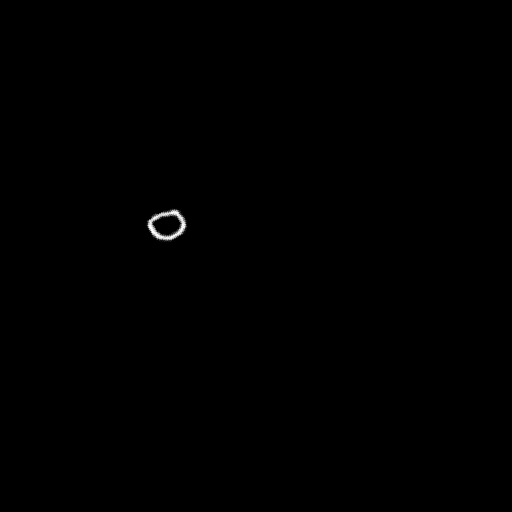
#> input picture datasets/test/0.png, 512 x 512 px
$ python -i generate_dataset.py   (imports and definitions only)
#> lines starting #> are read from the running program, lines starting #| are printed output that depends on the picture; after the words box and inside, x2 and y2 are one past the last pixel; in counts of white or black regions, pixels touching at a corner belong together
#> further down, picture is the input picture: PIL image 512x512 RGB; min 0, max 254, mean 0.4
'''
Imported from https://github.com/tylerhutcherson/synthetic-images
'''

import argparse
import json
import os
import random
from pathlib import Path

import numpy
import numpy as np
from PIL import Image, ImageEnhance
# Entrypoint Args
from cv2 import cv2

parser = argparse.ArgumentParser(description='Create synthetic training data for object detection algorithms.')
# [8 lines not run here, left out]

# Prepare data creation pipeline
# [1 line that did not run here, left out]
# [1 line that did not run here, left out]
# [1 line that did not run here, left out]
# [1 line that did not run here, left out]


# Helper functions
# [54 lines left out: functions get_obj_positions, get_box, intersects, get_group_obj_positions, not called in this run]


def mutate_image(img):
    # resize image for random value
    resize_rate = random.randint(1, 4)
    img = img.resize([int(img.width * resize_rate), int(img.height * resize_rate)], Image.BILINEAR)

    # rotate image for random andle and generate exclusion mask
    rotate_angle = random.randint(0, 360)
    mask = Image.new('L', img.size, 255)
#> mask: PIL image 2048x2048 L; every value is 255
    img = img.rotate(rotate_angle, expand=True)
#> img: PIL image 2854x2854 RGB
    mask = mask.rotate(rotate_angle, expand=True)
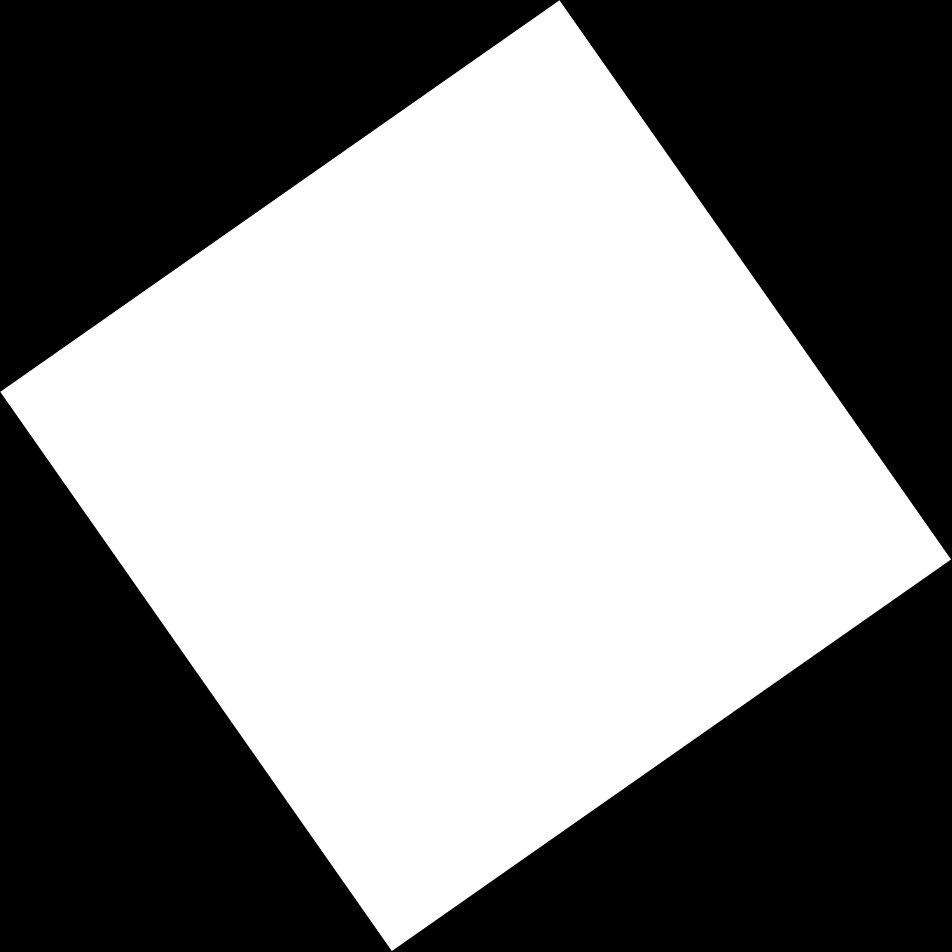
#> mask: PIL image 2854x2854 L (shown at 1/3 size); 51.5% white; 1 black region, box (x1, y1, x2, y2) and area: (0, 0, 2854, 2854) 3951025

    # perform some enhancements on image
    enhancers = [ImageEnhance.Brightness, ImageEnhance.Color, ImageEnhance.Contrast, ImageEnhance.Sharpness]
    enhancers_count = random.randint(0, 3)
    for i in range(0, enhancers_count):
        enhancer = random.choice(enhancers)
        enhancers.remove(enhancer)
        img = enhancer(img).enhance(random.uniform(0.5, 1.5))
#> after the loop, enhancers = 4 items

    return img, mask


# [123 lines left out: function generate, not called in this run]


# [3 lines not run here, left out]

>>> from PIL import Image
>>> picture = Image.open('../datasets/test/0.png')
>>> result = mutate_image(picture)

$ run again, on datasets/train/1073.png
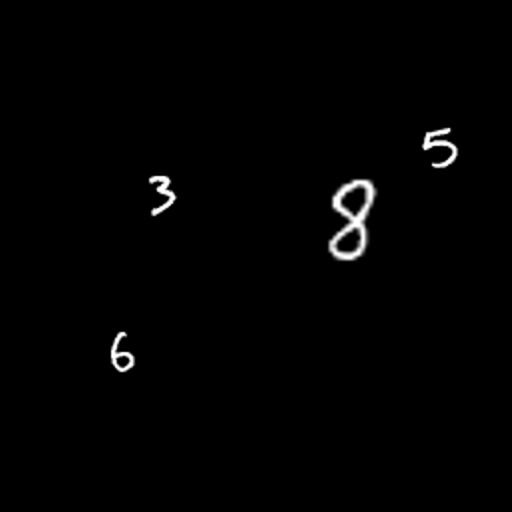
#> input picture datasets/train/1073.png, 512 x 512 px
#> picture is the input picture: PIL image 512x512 RGB; min 0, max 255, mean 2.6
#> in mutate_image, `img = img.rotate(rotate_angle, expand=True)`:
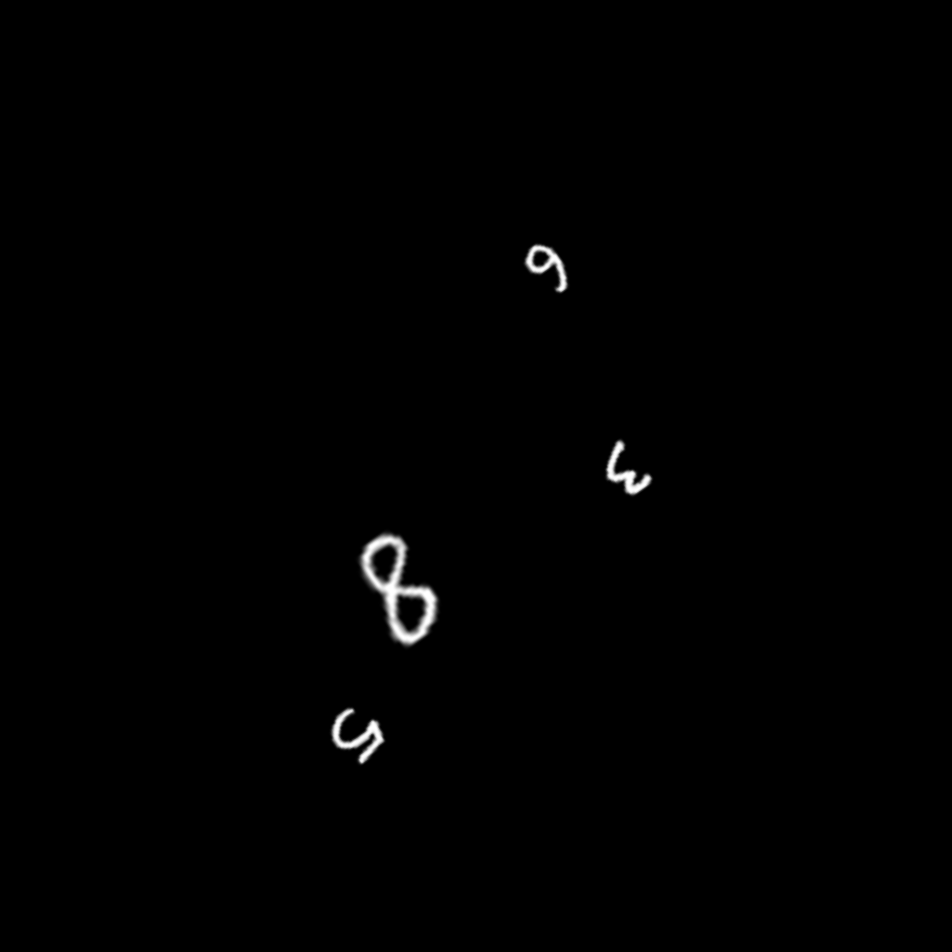
#> img: PIL image 2854x2854 RGB (shown at 1/3 size); min 0, max 255, mean 1.3
#> after the loop in mutate_image, `for i in range(0, enhancers_count):`: enhancers = 4 items
